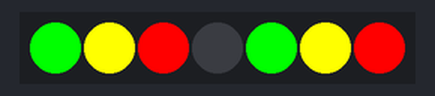
The sketch below on a simulated Arduino Uno, built with avr-gcc and run on an emulated ATmega328P. Shown: 7 RGB LEDs in strip order, left to right.

Above: at 0.1 s.
At 2.1 s:
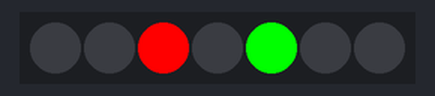
At 8.1 s:
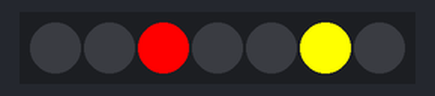
At 12.1 s:
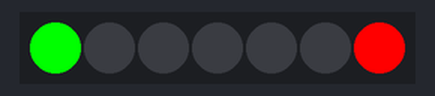
At 20.1 s:
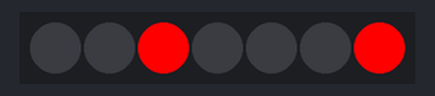
At 38.1 s:
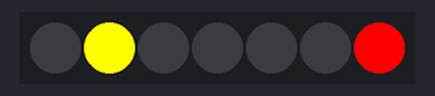
Timing chart, 0 to 39.6 s (numbered marks = the images above):
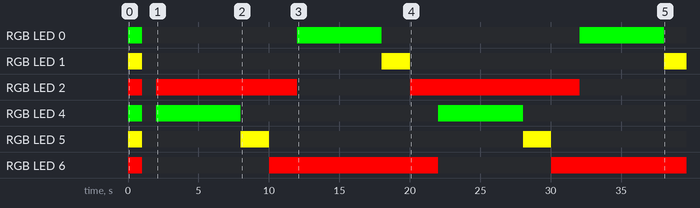

The sketch:

WS2812B_TrafficLight.ino
```cpp
#include <Adafruit_NeoPixel.h>

#define ARGB_Pin   5
#define LED_Counts 7

#define GreenTime      6000
#define ChangingDelay  2000

Adafruit_NeoPixel pixels(LED_Counts, ARGB_Pin, NEO_GRB + NEO_KHZ800);

uint8_t DefaultPattern[2][3] = {{0x00, 0xff, 0xff}, {0xff, 0xff, 0x00}};
uint8_t            Red   [3] = {0xff, 0x00, 0x00};
uint8_t         Yellow   [3] = {0xff, 0xff, 0x00};
uint8_t          Green   [3] = {0x00, 0xff, 0x00};

void setup() {
  pinMode(ARGB_Pin, OUTPUT);
  pixels.begin();

  for (uint8_t i = 0; i < 3; i++){
    pixels.setPixelColor(i, pixels.Color(DefaultPattern[0][i], DefaultPattern[1][i], 0));
    pixels.show();
  }
  pixels.setPixelColor(4, pixels.Color(0,0,0));
  for (uint8_t i = 0; i < 3; i++){
    pixels.setPixelColor(i + 4, pixels.Color(DefaultPattern[0][i], DefaultPattern[1][i], 0));
    pixels.show();
  }
  delay(1000);
  Clear();
  delay(1000);
}

void loop(){
  //赤、青:
  Clear();
  pixels.setPixelColor(2, pixels.Color(Red[0], Red[1], Red[2]));
  pixels.setPixelColor(4, pixels.Color(Green[0], Green[1], Green[2]));
  pixels.show();
  delay(GreenTime);

  //赤、黃:
  Clear();
  pixels.setPixelColor(2, pixels.Color(Red[0], Red[1], Red[2]));
  pixels.setPixelColor(5, pixels.Color(Yellow[0], Yellow[1], Yellow[2]));
  pixels.show();
  delay(ChangingDelay);

  //赤、赤:
  Clear();
  pixels.setPixelColor(2, pixels.Color(Red[0], Red[1], Red[2]));
  pixels.setPixelColor(6, pixels.Color(Red[0], Red[1], Red[2]));
  pixels.show();
  delay(ChangingDelay);

  //青、赤:
  Clear();
  pixels.setPixelColor(0, pixels.Color(Green[0], Green[1], Green[2]));
  pixels.setPixelColor(6, pixels.Color(Red[0], Red[1], Red[2]));
  pixels.show();
  delay(GreenTime);

  //黃、赤:
  Clear();
  pixels.setPixelColor(1, pixels.Color(Yellow[0], Yellow[1], Yellow[2]));
  pixels.setPixelColor(6, pixels.Color(Red[0], Red[1], Red[2]));
  pixels.show();
  delay(ChangingDelay);

  //赤、赤:
  Clear();
  pixels.setPixelColor(2, pixels.Color(Red[0], Red[1], Red[2]));
  pixels.setPixelColor(6, pixels.Color(Red[0], Red[1], Red[2]));
  pixels.show();
  delay(ChangingDelay);
}

void Clear() {
  for(uint8_t i = 0; i < 7; i++){
    pixels.setPixelColor(i, pixels.Color(0,0,0));
    pixels.show();
  }
}
```

Measured:
- by itself, RGB LED 0: goes RGB(0, 255, 0) 1.0 s, off 11.0 s, RGB(0, 255, 0) 6.0 s, off 14.0 s, RGB(0, 255, 0) 6.0 s, then off
- by itself, RGB LED 1: goes RGB(255, 255, 0) 1.0 s, off 17.0 s, RGB(255, 255, 0) 2.0 s, off 18.0 s, then RGB(255, 255, 0)
- by itself, RGB LED 2: goes RGB(255, 0, 0) 1.0 s, off 1.0 s, RGB(255, 0, 0) 10.0 s, off 8.0 s, RGB(255, 0, 0) 12.0 s, then off
- by itself, RGB LED 4: goes RGB(0, 255, 0) 1.0 s, off 1.0 s, RGB(0, 255, 0) 6.0 s, off 14.0 s, RGB(0, 255, 0) 6.0 s, then off
- by itself, RGB LED 5: goes RGB(255, 255, 0) 1.0 s, off 7.0 s, RGB(255, 255, 0) 2.0 s, off 18.0 s, RGB(255, 255, 0) 2.0 s, then off
- by itself, RGB LED 6: goes RGB(255, 0, 0) 1.0 s, off 9.0 s, RGB(255, 0, 0) 12.0 s, off 8.0 s, then RGB(255, 0, 0)
- what the display in image 1 shows lasts 6.0 s, from 2.0 s to 8.0 s
